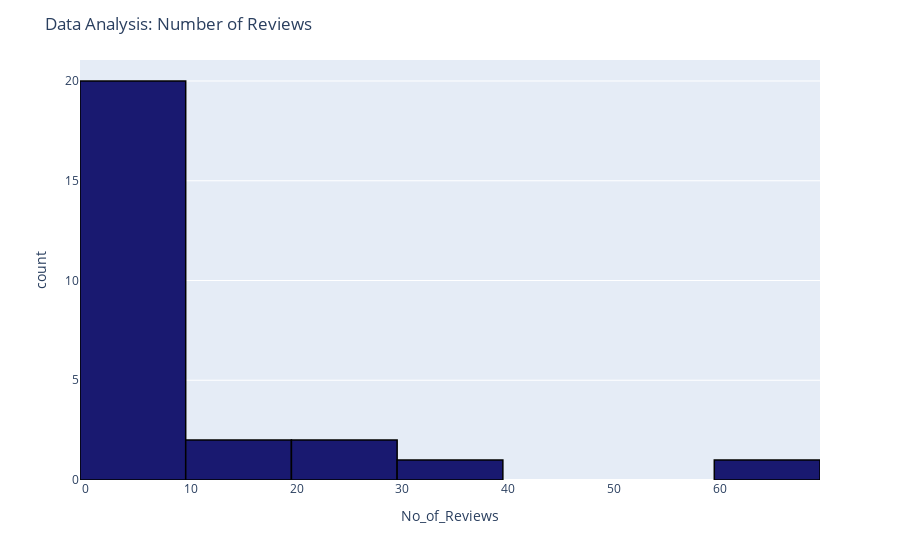

The code cell stored with this chart in its notebook:
### Code cell
# Num of Reviews- all courses

fig = px.histogram(AnalysisRating, x="No_of_Reviews")
fig.update_traces(marker_color="midnightblue",marker_line_color='black',
                  marker_line_width=1.5)
fig.update_layout(title_text='Data Analysis: Number of Reviews')
fig.show()
py.plot(fig)

### Figure 1 — Plotly figure (JSON) as saved in the notebook; plotly's stock layout.template omitted (floating-point values rounded to 4 significant figures)
{"data": [{"alignmentgroup": "True", "bingroup": "x", "hovertemplate": "No_of_Reviews=%{x}<br>count=%{y}<extra></extra>", "legendgroup": "", "marker": {"color": "midnightblue", "line": {"color": "black", "width": 1.5}}, "name": "", "offsetgroup": "", "orientation": "v", "showlegend": false, "type": "histogram", "x": [64, 39, 26, 24, 9, 5, 4, 13, 3, 3, 10, 1, 1, 4, 1, 2, 6, 1, 4, 4, 2, 4, 2, 1, 1, 1], "xaxis": "x", "yaxis": "y"}], "layout": {"barmode": "relative", "legend": {"tracegroupgap": 0}, "margin": {"t": 60}, "title": {"text": "Data Analysis: Number of Reviews"}, "xaxis": {"anchor": "y", "domain": [0, 1], "title": {"text": "No_of_Reviews"}}, "yaxis": {"anchor": "x", "domain": [0, 1], "title": {"text": "count"}}}}
